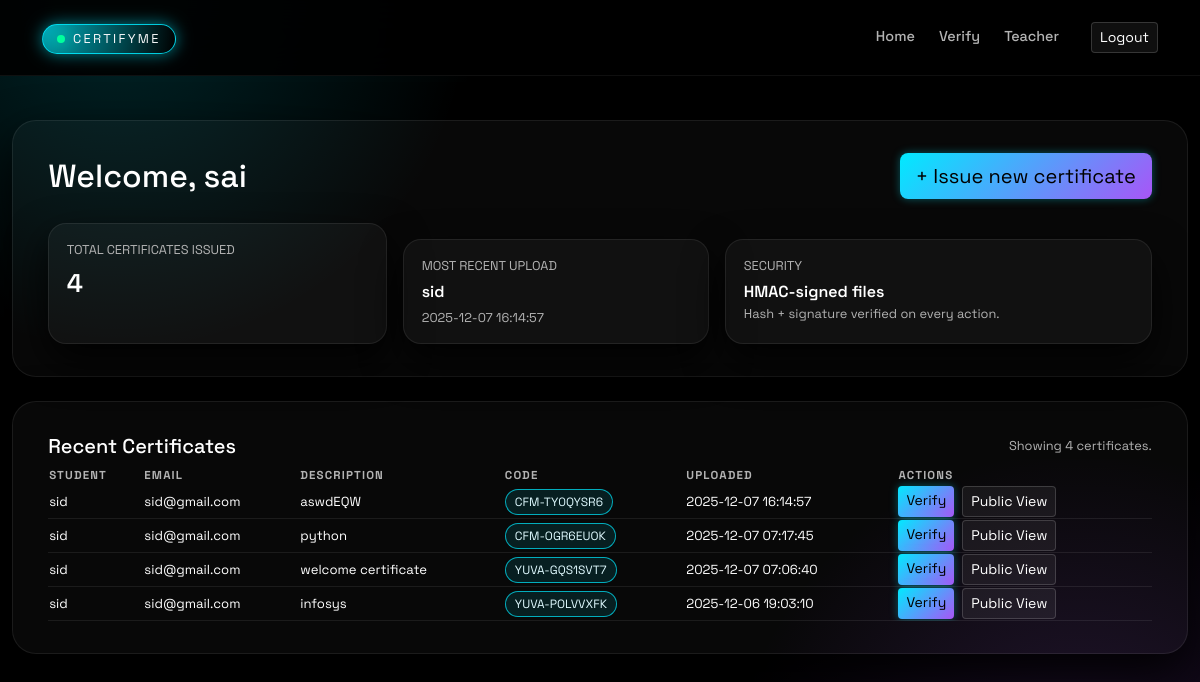
/teacher/dashboard (signed in), run on the app's committed database.
### tables this page shows
CREATE TABLE certificates (
    id INTEGER PRIMARY KEY AUTOINCREMENT,
    student_id INTEGER,
    student_name TEXT NOT NULL,
    description TEXT,
    filename TEXT NOT NULL,
    verification_code TEXT UNIQUE NOT NULL,
    file_hash TEXT,
    signature TEXT,
    uploaded_by INTEGER,
    uploaded_at DATETIME DEFAULT CURRENT_TIMESTAMP, uploader_ip TEXT, student_email TEXT, file_signature TEXT, uploaded_by_name TEXT, thumbnail TEXT, public_token TEXT,
    FOREIGN KEY (student_id) REFERENCES students(id),
    FOREIGN KEY (uploaded_by) REFERENCES teachers(id)
);

### app.py (the view)
@app.route("/teacher/dashboard")
@teacher_required
def teacher_dashboard():
    db = get_db()
    uploads = db.execute(
        "SELECT * FROM certificates WHERE uploaded_by = ? ORDER BY uploaded_at DESC",
        (session.get("teacher_id"),)
    ).fetchall()
    db.close()
    return render_template("teacher_dashboard.html", uploads=uploads)

### app.py (called while the page is built)
def get_db():
    conn = sqlite3.connect(DB_PATH)
    conn.row_factory = sqlite3.Row
    return conn

def teacher_required(fn):
    @wraps(fn)
    def wrapper(*args, **kwargs):
        if "teacher_id" not in session:
            return redirect(url_for("login", next=request.path))
        return fn(*args, **kwargs)
    return wrapper

### templates/teacher_dashboard.html (shortened to what this page needs)
{% extends "base.html" %}
{% block main %}
<div class="container-xl" style="max-width: 1200px;">
  <div class="app-card-shell mb-4">
    <div class="d-flex justify-content-between align-items-center mb-4">
      <h2 class="mb-0">Welcome, {{ session.get('teacher_name') }}</h2>
      <a href="{{ url_for('upload') }}" class="btn btn-primary-pill btn-lg">
        + Issue new certificate
      </a>
    </div>
    <div class="d-flex flex-wrap gap-3">
      <div class="card-soft flex-grow-1">
        <div class="small-muted text-uppercase mb-1">Total certificates issued</div>
        <div class="page-title fw-semibold">{{ uploads|length }}</div>
      </div>
      {% if uploads|length > 0 %}
      <div class="card-soft flex-grow-1">
        <div class="small-muted text-uppercase mb-1">Most recent upload</div>
        <div class="fw-semibold">{{ uploads[0]['student_name'] }}</div>
        <div class="small-muted mt-1">{{ uploads[0]['uploaded_at'] }}</div>
      </div>
      {% endif %}
      <div class="card-soft flex-grow-1">
        <div class="small-muted text-uppercase mb-1">Security</div>
        <div class="fw-semibold">HMAC-signed files</div>
        <div class="small-muted">
          Hash + signature verified on every action.
        </div>
      </div>
    </div>
  </div>
  <div class="app-card-shell">
    <div class="d-flex justify-content-between align-items-center mb-2">
      <h5 class="mb-0">Recent Certificates</h5>
      <span class="small-muted">Showing {{ uploads|length }} certificates.</span>
    </div>
    {% if uploads %}
    <div class="table-responsive">
      <table class="table-modern w-100">
        <thead>
          <tr>
            <th>Student</th>
            <th>Email</th>
            <th>Description</th>
            <th>Code</th>
            <th>Uploaded</th>
            <th>Actions</th>
          </tr>
        </thead>
        <tbody>
          {% for cert in uploads %}
          <tr>
            <td>{{ cert['student_name'] }}</td>
            <td>{{ cert['student_email'] }}</td>
            <td>{{ cert['description'] }}</td>
            <td>
              {% if cert['verification_code'] %}
                <span class="chip chip--accent">{{ cert['verification_code'] }}</span>
              {% else %}
                <span class="small-muted">—</span>
              {% endif %}
            </td>
            <td>{{ cert['uploaded_at'] }}</td>
            <td>
              <div class="d-flex gap-2">
                <a
                  href="{{ url_for('verify_certificate', code=cert['verification_code']) }}"
                  class="btn btn-sm btn-primary-pill"
                  target="_blank"
                >
                  Verify
                </a>
                {% if cert['public_token'] %}
                <a
                  href="{{ url_for('public_view', token=cert['public_token']) }}"
                  class="btn btn-sm btn-ghost-pill"
                  target="_blank"
                >
                  Public View
                </a>
                {% endif %}
              </div>
            </td>
          </tr>
          {% endfor %}
        </tbody>
      </table>
    </div>
    {% else %}
    <div class="alert alert-info mt-3">No certificates found.</div>
    {% endif %}
  </div>
</div>
{% endblock %}

### templates/base.html (style rules this page uses)
:root { --bg: #000000; --surface: rgba(255,255,255,0.04); --surface-soft: rgba(255,255,255,0.03); --glow-1: #00eaff; --glow-2: #a855f7; --text-main: #ffffff; --text-soft: #b3b3b3; --border-soft: rgba(255,255,255,0.08); --radius-lg: 24px; --radius-md: 18px; }
* { box-sizing: border-box; }
body { min-height: 100vh; margin: 0; font-family: "Space Grotesk", system-ui, -apple-system, BlinkMacSystemFont, sans-serif; color: var(--text-main); background: radial-gradient(600px at 10% 0%, rgba(0,234,255,0.16), transparent 60%), radial-gradient(600px at 90% 100%, rgba(168,85,247,0.18), transparent 60%), #000000; }
a { text-decoration: none; }
.btn-primary-pill { background: linear-gradient(135deg,var(--glow-1),var(--glow-2)); border: none; box-shadow: 0 0 9px rgba(0,234,255,0.35); color: #000; transition: box-shadow 0.18s ease-out, filter 0.18s ease-out, transform 0.18s ease-out; }
.btn-ghost-pill { background: rgba(255,255,255,0.06); border: 1px solid rgba(255,255,255,0.16); color: var(--text-main); transition: border-color 0.18s ease-out, background 0.18s ease-out, color 0.18s ease-out, transform 0.18s ease-out; }
.app-card-shell { margin-top: 0.8rem; border-radius: var(--radius-lg); background: var(--surface-soft); border: 1px solid var(--border-soft); box-shadow: 0 22px 50px rgba(0,0,0,0.9); padding: 1.6rem 1.8rem; }
@media (min-width: 992px) { .app-card-shell { padding: 2rem 2.2rem; } }
.page-title { font-size: 1.6rem; font-weight: 600; letter-spacing: -0.03em; }
.card-soft { border-radius: var(--radius-md); background: var(--surface); border: 1px solid rgba(255,255,255,0.08); padding: 1rem 1.1rem; box-shadow: 0 18px 40px rgba(0,0,0,0.85); }
.card-soft + .card-soft { margin-top: 1rem; }
.small-muted { font-size: 0.8rem; color: var(--text-soft); }
.chip { display: inline-flex; align-items: center; gap: 6px; padding: 3px 9px; border-radius: 999px; font-size: 0.75rem; border: 1px solid rgba(255,255,255,0.18); background: rgba(255,255,255,0.06); color: var(--text-main); }
.chip--accent { border-color: rgba(0,234,255,0.7); background: rgba(0,234,255,0.1); color: #e0faff; }
.table-modern { font-size: 0.82rem; margin-bottom: 0; color: var(--text-main); }
.table-modern thead { font-size: 0.72rem; letter-spacing: 0.10em; text-transform: uppercase; color: var(--text-soft); }
.table-modern tbody tr { border-bottom: 1px solid rgba(255,255,255,0.08); }

### data on the page
certificates: student_name "sid", uploaded_at "2025-12-07 16:14:57", student_email "sid@gmail.com", description "aswdEQW", verification_code "CFM-TY0QYSR6"
certificates: student_name "sid", student_email "sid@gmail.com", description "python", verification_code "CFM-OGR6EUOK", uploaded_at "2025-12-07 07:17:45"
certificates: student_name "sid", student_email "sid@gmail.com", description "welcome certificate", verification_code "YUVA-GQS1SVT7", uploaded_at "2025-12-07 07:06:40"
certificates: student_name "sid", student_email "sid@gmail.com", description "infosys", verification_code "YUVA-POLVVXFK", uploaded_at "2025-12-06 19:03:10"

### other printed values
{{ session.get('teacher_name') }} "sai"
{{ uploads|length }} "4"
